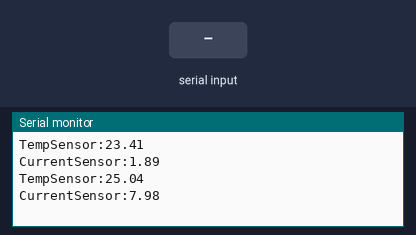
This sketch was run on a simulated Arduino Uno, built with avr-gcc and run on an emulated ATmega328P. On the bench: the last lines printed to the serial monitor. The inputs (shaded band) are chosen by the test bench. Random numbers use the default seed unless the sketch sets one.

Above: at 1.2 s.
1.3 s: "1\n" received over Serial
At 2.8 s:
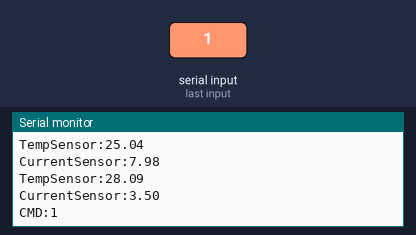
3.5 s: "0\n" received over Serial
At 4.7 s:
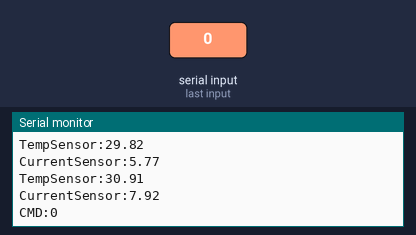
5.0 s: "2\n" received over Serial
At 5.5 s:
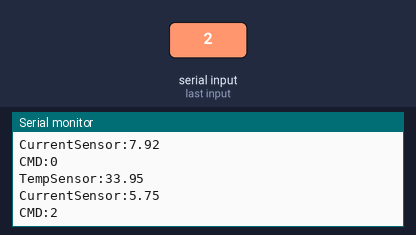
Timing chart, 0 to 8.0 s (numbered marks = the images above; inputs shaded):
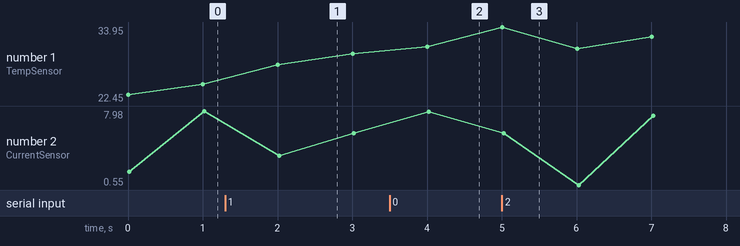

Measured:
- after the input at 1.3 s, the serial monitor: prints a new line after 0.74 s (image 1)
- after the input at 3.5 s, the serial monitor: prints a new line after 0.55 s (image 2)
- after the input at 5.0 s, the serial monitor: prints a new line after 0.05 s (image 3)

The sketch:

test_serial.ino
```cpp
float temp = 27.0;

void setup() {
  Serial.begin(9600);
  randomSeed(analogRead(A0));
}

void loop() {
temp += random(-400, 401) / 100.0; // saltos más grandes
  float current = random(50, 800) / 100.0;  // 0.50..8.00

  Serial.print("TempSensor:");
  Serial.println(temp, 2);
  Serial.print("CurrentSensor:");
  Serial.println(current, 2);

  if (Serial.available()) {
    String cmd = Serial.readStringUntil('\n');
    cmd.trim();
    if (cmd.length()) {
      Serial.print("CMD:");
      Serial.println(cmd);
    }
  }

  delay(1000);
}
```
